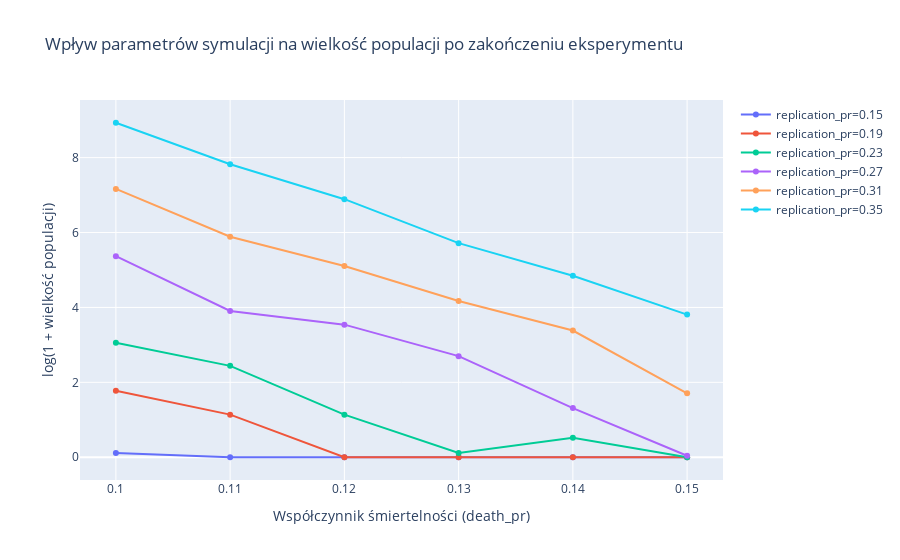

The notebook cell this image was saved under:
### Code cell
Plots.line(
    data=results, 
    x=death_pr, 
    lvl=replication_pr, 
    lvl_name="replication_pr", 
    swap=False, 
    labels=labels).show()

### Figure 1 — Plotly figure (JSON) as saved in the notebook; plotly's stock layout.template omitted (floating-point values rounded to 4 significant figures)
{"data": [{"name": "replication_pr=0.15", "type": "scatter", "x": [0.1, 0.11, 0.12, 0.13, 0.14, 0.15], "y": [0.1133, 0, 0, 0, 0, 0]}, {"name": "replication_pr=0.19", "type": "scatter", "x": [0.1, 0.11, 0.12, 0.13, 0.14, 0.15], "y": [1.778, 1.138, 0, 0, 0, 0]}, {"name": "replication_pr=0.23", "type": "scatter", "x": [0.1, 0.11, 0.12, 0.13, 0.14, 0.15], "y": [3.056, 2.441, 1.138, 0.1133, 0.5188, 0]}, {"name": "replication_pr=0.27", "type": "scatter", "x": [0.1, 0.11, 0.12, 0.13, 0.14, 0.15], "y": [5.368, 3.905, 3.54, 2.7, 1.314, 0.03922]}, {"name": "replication_pr=0.31", "type": "scatter", "x": [0.1, 0.11, 0.12, 0.13, 0.14, 0.15], "y": [7.165, 5.889, 5.105, 4.17, 3.384, 1.708]}, {"name": "replication_pr=0.35", "type": "scatter", "x": [0.1, 0.11, 0.12, 0.13, 0.14, 0.15], "y": [8.931, 7.822, 6.891, 5.716, 4.847, 3.809]}], "layout": {"title": {"text": "Wpływ parametrów symulacji na wielkość populacji po zakończeniu eksperymentu"}, "xaxis": {"title": {"text": "Współczynnik śmiertelności (death_pr)"}}, "yaxis": {"title": {"text": "log(1 + wielkość populacji)"}}}}
